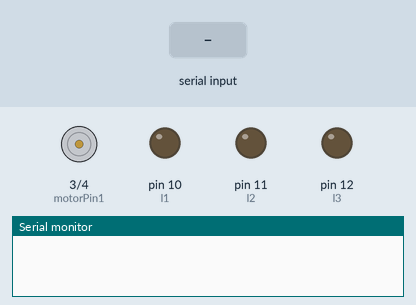
Bench run of a sketch on a simulated Arduino Uno, built with avr-gcc and run on an emulated ATmega328P. Parts: motor-driver pin pairs drawn as motors (green arrow = first pin HIGH = forward, orange = second pin HIGH = backward, longer = more drive, scaled by the enable pin), output pins drawn as LEDs (lit = HIGH), the last lines printed to the serial monitor. Inputs (shaded band) come from the test bench.

Above: at 1.2 s.
1.3 s: "0" received over Serial
At 1.8 s:
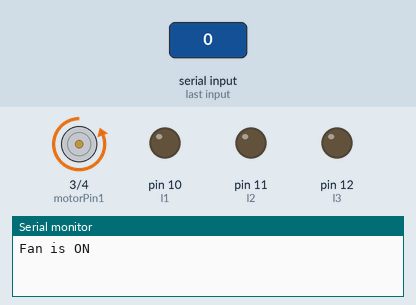
2.8 s: "2" received over Serial
At 4.0 s:
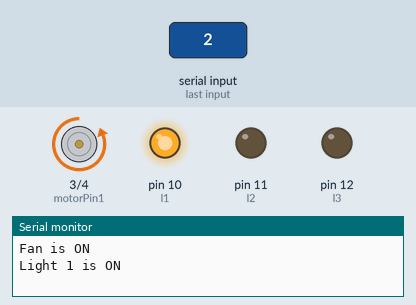
4.3 s: "1" received over Serial
At 5.2 s:
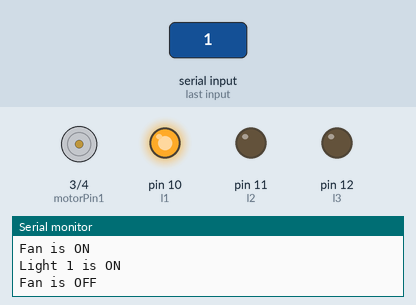
5.8 s: "4" received over Serial
At 6.4 s:
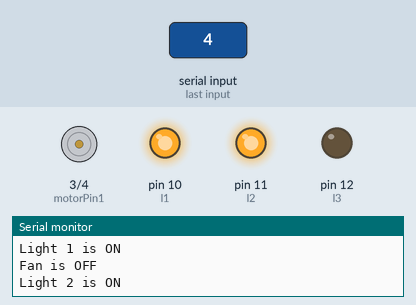
7.3 s: "3" received over Serial
At 8.5 s:
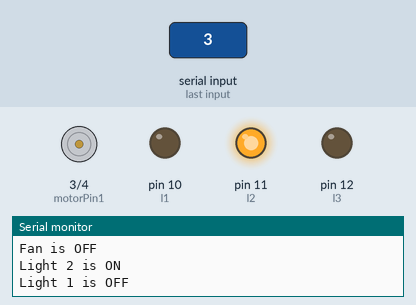
8.8 s: "6" received over Serial
At 9.9 s:
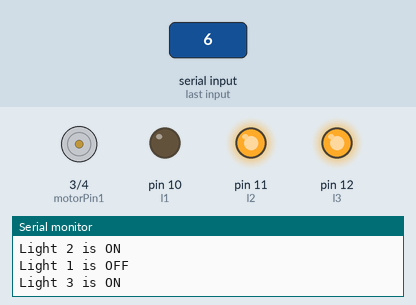
Timing chart, 0 to 11.3 s (numbered marks = the images above; inputs shaded):
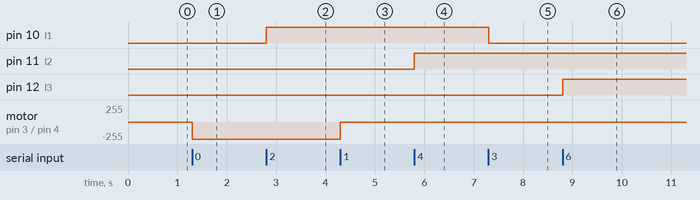

The sketch:

CS_Project_home_auto_bluetooth.ino
```cpp
int motorPin1 = 3; // pin 2 on L293D IC
int motorPin2 = 4; // pin 7 on L293D IC
int enablePin = 5; // pin 1 on L293D IC
int state;
int value;
int flag=0;
const int l1 = 10, l2 = 11, l3 = 12;
//makes sure that the serial only prints once the state

void setup() {
    // sets the pins as outputs:
    pinMode(motorPin1, OUTPUT);
    pinMode(motorPin2, OUTPUT);
    pinMode(enablePin, OUTPUT);
    pinMode(l1,OUTPUT);
    pinMode(l2,OUTPUT);
    pinMode(l3,OUTPUT);
    // sets enablePin high so that motor can turn on:
    digitalWrite(enablePin, HIGH);
    // initialize serial communication at 9600 bits per second:
    Serial.begin(9600);
}

void loop() {

    //if some date is sent, reads it and saves in state
    if(Serial.available() > 0){
      state = Serial.read();
      flag=0;
    }
    //if state is '0', the motor will turn ON.
    else if (state == '0') {
        digitalWrite(motorPin1, LOW); // set pin 2 on L293D low
        digitalWrite(motorPin2, HIGH); // set pin 7 on L293D high
        if(flag == 0){
          Serial.println("Fan is ON");
          flag=1;
        }
    }
    // if the state is '1' the DC motor will turn OFF
    if (state == '1') {
        digitalWrite(motorPin1, LOW); // set pin 2 on L293D low
        digitalWrite(motorPin2, LOW); // set pin 7 on L293D low
        if(flag == 0){
          Serial.println("Fan is OFF");
          flag=1;
        }
    }
    // if the state is '2' the led will turn ON

    else if(state == '2'){
          digitalWrite(l1,HIGH);
          if(flag == 0){
            Serial.println("Light 1 is ON");
            flag = 1;
            }
          }
     //If the state is '3', the led will turn OFF
     else if(state == '3'){
          digitalWrite(l1,LOW);
          if(flag == 0){
            Serial.println("Light 1 is OFF");
            flag = 1;
            }
          }
     //if the state id '4', the led will turn ON
     else if(state == '4'){
          digitalWrite(l2,HIGH);
          if(flag == 0){
            Serial.println("Light 2 is ON");
            flag = 1;
            }
          }
     //if the state is '5', the led will turn OFF
     else if(state == '5'){
          digitalWrite(l2,LOW);
          if(flag == 0){
            Serial.println("Light 2 is OFF");
            flag = 1;
            }
          }
     //if the state is '6', the led will turn ON
     else if(state == '6'){
          digitalWrite(l3,HIGH);
          if(flag == 0){
            Serial.println("Light 3 is ON");
            flag = 1;
            }
          }
     //if the state is '7', the led will turn OFF
     else if(state == '7'){
          digitalWrite(l3,LOW);
          if(flag == 0){
            Serial.println("Light 3 is OFF");
            flag = 1;
            }
          }
}
```

Measured:
- after the input at 1.3 s, motor on pin 3 (motorPin1) / pin 4 (motorPin2): stopped → backward 255/255 at once
- after the input at 2.8 s, pin 10 (l1): LOW → HIGH at once
- after the input at 4.3 s, motor on pin 3 (motorPin1) / pin 4 (motorPin2): backward 255/255 → stopped at once
- after the input at 5.8 s, pin 11 (l2): LOW → HIGH at once
- after the input at 7.3 s, pin 10 (l1): HIGH → LOW at once
- after the input at 8.8 s, pin 12 (l3): LOW → HIGH at once
